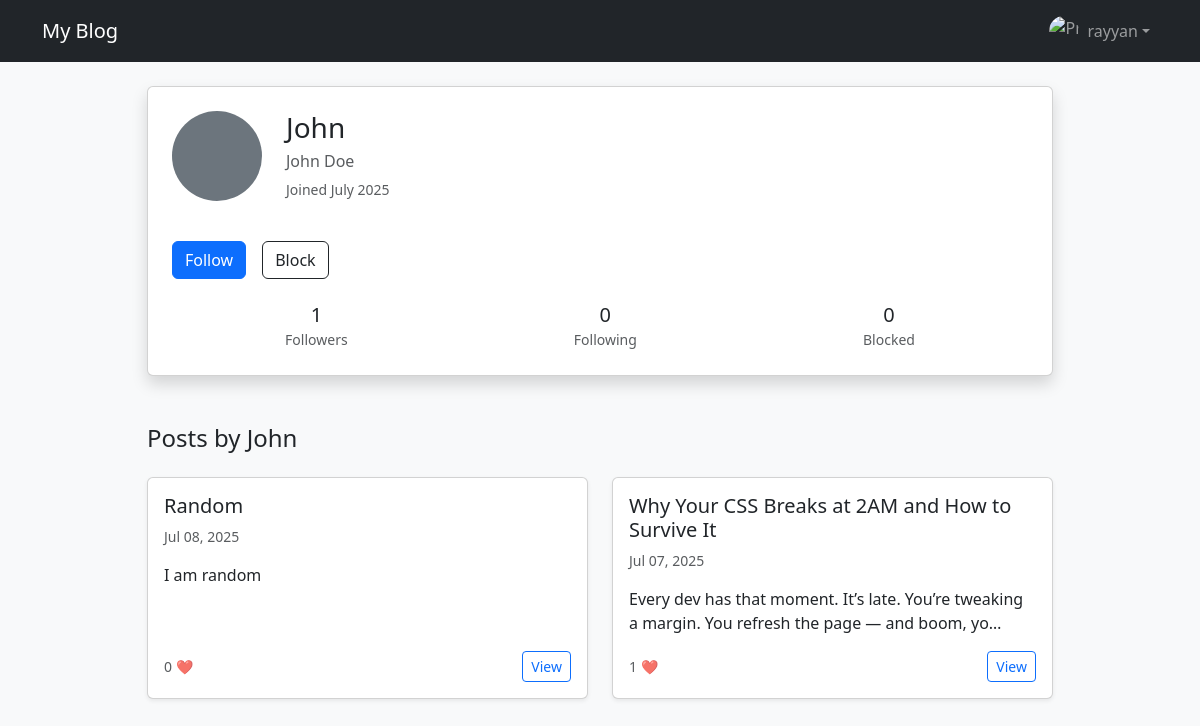
/profiles/John/ (signed in), run on the app's committed database.
### profiles/models.py (models this page shows, shortened)
class Profile(models.Model):
    user = models.OneToOneField(User, on_delete=models.CASCADE)
    full_name = models.CharField(max_length=100, blank=True)
    profile_pic = models.ImageField(upload_to=user_profile_pic_path, blank=True, null=True)
    bio = models.TextField(blank=True)
    age = models.PositiveIntegerField(blank=True, null=True)
    website = models.URLField(blank=True, null=True)
    location = models.CharField(max_length=100, blank=True)
    joined_at = models.DateTimeField(default=timezone.now)
    following = models.ManyToManyField(
        'self',
        symmetrical=False,
        related_name='followers',
        blank=True
    )
    blocked_users = models.ManyToManyField(
        'self',
        symmetrical=False,
        related_name='blocked_by',
        blank=True
    )
    def is_following(self, profile):
        return self.following.filter(id=profile.id).exists()
    def is_blocking(self, profile):
        return self.blocked_users.filter(id=profile.id).exists()

### blog/models.py (models this page shows, shortened)
class BlogPost(models.Model):
    author = models.ForeignKey(User, on_delete=models.CASCADE, related_name='posts')
    title = models.CharField(max_length=200)
    slug = models.SlugField(unique=True)
    content = models.TextField()
    created_at = models.DateTimeField(auto_now_add=True)
    updated_at = models.DateTimeField(auto_now=True)
    image = models.ImageField(upload_to='blog_images/', blank=True, null=True)
    is_published = models.BooleanField(default=True)
    likes = GenericRelation('Like')
    class Meta:
        ordering = ['-created_at']

### profiles/views.py (the view)
# urls.py: path('<str:username>/', views.profile_view, name='profile_view'),
def profile_view(request, username):
    user_obj = get_object_or_404(User, username=username)
    profile = get_object_or_404(Profile, user=user_obj)
    viewer = request.user.profile if request.user.is_authenticated else None
    is_own_profile = request.user == user_obj
    is_following = viewer.is_following(profile) if viewer and not is_own_profile else False
    is_blocking = viewer.is_blocking(profile) if viewer and not is_own_profile else False
    posts = BlogPost.objects.filter(author=user_obj, is_published=True).order_by('-created_at')
    context = {
        'profile_user': user_obj,
        'profile': profile,
        'is_own_profile': is_own_profile,
        'is_following': is_following,
        'is_blocking': is_blocking,
        'followers_count': profile.followers.count(),
        'following_count': profile.following.count(),
        'blocked_count': profile.blocked_by.count(),
        'posts': posts,
    }
    return render(request, 'profile.html', context)

### profiles/templates/profile.html (shortened to what this page needs)
{% extends 'base.html' %}
{% block content %}
<div class="container mt-4">
    <div class="row justify-content-center">
        <div class="col-lg-10 col-md-12">
            <div class="card shadow p-4 mb-5">
                <div class="d-flex align-items-center">
                    {% if profile.profile_pic %}
                        <img src="{{ profile.profile_pic.url }}" alt="Profile Picture"
                             class="rounded-circle me-4 border" style="width: 90px; height: 90px; object-fit: cover;">
                    {% else %}
                        <div class="bg-secondary rounded-circle me-4" style="width: 90px; height: 90px;"></div>
                    {% endif %}
                    <div>
                        <h3 class="mb-1">{{ profile_user.username }}</h3>
                        {% if profile.full_name %}
                            <p class="text-muted mb-1">{{ profile.full_name }}</p>
                        {% endif %}
                        <small class="text-muted">Joined {{ profile.joined_at|date:"F Y" }}</small>
                    </div>
                </div>
                {% if not is_own_profile %}
                    <div class="d-flex gap-3 mt-4">
                        <button id="followBtn"
                                class="btn {% if is_following %}btn-danger{% else %}btn-primary{% endif %}">
                            {% if is_following %}Unfollow{% else %}Follow{% endif %}
                        </button>
                        <button id="blockBtn"
                                class="btn {% if is_blocking %}btn-warning{% else %}btn-outline-dark{% endif %}">
                            {% if is_blocking %}Unblock{% else %}Block{% endif %}
                        </button>
                    </div>
                {% endif %}
                <div class="d-flex justify-content-around text-center mt-4">
                    <div>
                        <h5 id="followersCount" class="mb-0">{{ followers_count }}</h5>
                        <small class="text-muted">Followers</small>
                    </div>
                    <div>
                        <h5 class="mb-0">{{ following_count }}</h5>
                        <small class="text-muted">Following</small>
                    </div>
                    <div>
                        <h5 class="mb-0">{{ blocked_count }}</h5>
                        <small class="text-muted">Blocked</small>
                    </div>
                </div>
            </div>
            {% if posts %}
            <div>
                <h4 class="mb-4">Posts by {{ profile_user.username }}</h4>
                <div class="row g-4">
                    {% for post in posts %}
                    <div class="col-md-6">
                        <div class="card h-100 shadow-sm">
                            <div class="card-body d-flex flex-column">
                                <h5 class="card-title">{{ post.title }}</h5>
                                <p class="card-text text-muted small">{{ post.created_at|date:"M d, Y" }}</p>
                                <p class="card-text">{{ post.content|truncatechars:100 }}</p>
                                <div class="mt-auto d-flex justify-content-between align-items-center">
                                    <small class="text-muted">{{ post.likes.count }} ❤️</small>
                                    <div class="d-flex gap-2">
                                        <a href="{% url 'post_detail' slug=post.slug %}" class="btn btn-sm btn-outline-primary">View</a>
                                    </div>
                                </div>
                            </div>
                        </div>
                    </div>
                    {% endfor %}
                </div>
            </div>
            {% else %}
                <p class="text-center text-muted mt-4">No posts by this user yet.</p>
            {% endif %}
        </div>
    </div>
</div>
{% endblock %}

### blog/Templates/base.html (shortened to what this page needs)
<!DOCTYPE html>
<html lang="en">
<head>
    <link href="https://cdn.jsdelivr.net/npm/bootstrap@5.3.0/dist/css/bootstrap.min.css" rel="stylesheet">
</head>
<body class="bg-light">
    <nav class="navbar navbar-expand-lg navbar-dark bg-dark mb-4">
        <div class="container">
            <a class="navbar-brand" href="{% url 'home' %}">My Blog</a>
            <div class="collapse navbar-collapse" id="navbarContent">
                <ul class="navbar-nav ms-auto">
                    {% if user.is_authenticated %}
                        <li class="nav-item dropdown">
                            <a class="nav-link dropdown-toggle d-flex align-items-center" href="#" id="navbarDropdown" role="button" data-bs-toggle="dropdown" aria-expanded="false">
                                {% with user.profile.profile_pic.url as pic %}
                                    <img src="{{ pic }}" alt="Profile Pic" class="rounded-circle me-2" style="height: 30px; width: 30px; object-fit: cover;">
                                {% endwith %}
                                {{ user.username }}
                            </a>
                        </li>
                    {% else %}
                        <li class="nav-item">
                            <a class="nav-link" href="">Login</a>
                        </li>
                    {% endif %}
                </ul>
            </div>
        </div>
    </nav>
    <div class="container mb-5">
        {% block content %}
        {% endblock %}
    </div>
</body>
</html>

### data on the page
Profile: full_name "John Doe", joined_at "July 2025"
BlogPost: title "Random", created_at "Jul 08, 2025", content "I am random", likes.count "0"
BlogPost: title "Why Your CSS Breaks at 2AM and How to Survive It", created_at "Jul 07, 2025", content "Every dev has that moment. It’s late. You’re tweaking a margin. You refresh the page — and boom, yo…", likes.count "1"

### other printed values
{{ user.username }} "rayyan"
{{ profile_user.username }} "John"
{{ followers_count }} "1"
{{ following_count }} "0"
{{ blocked_count }} "0"
